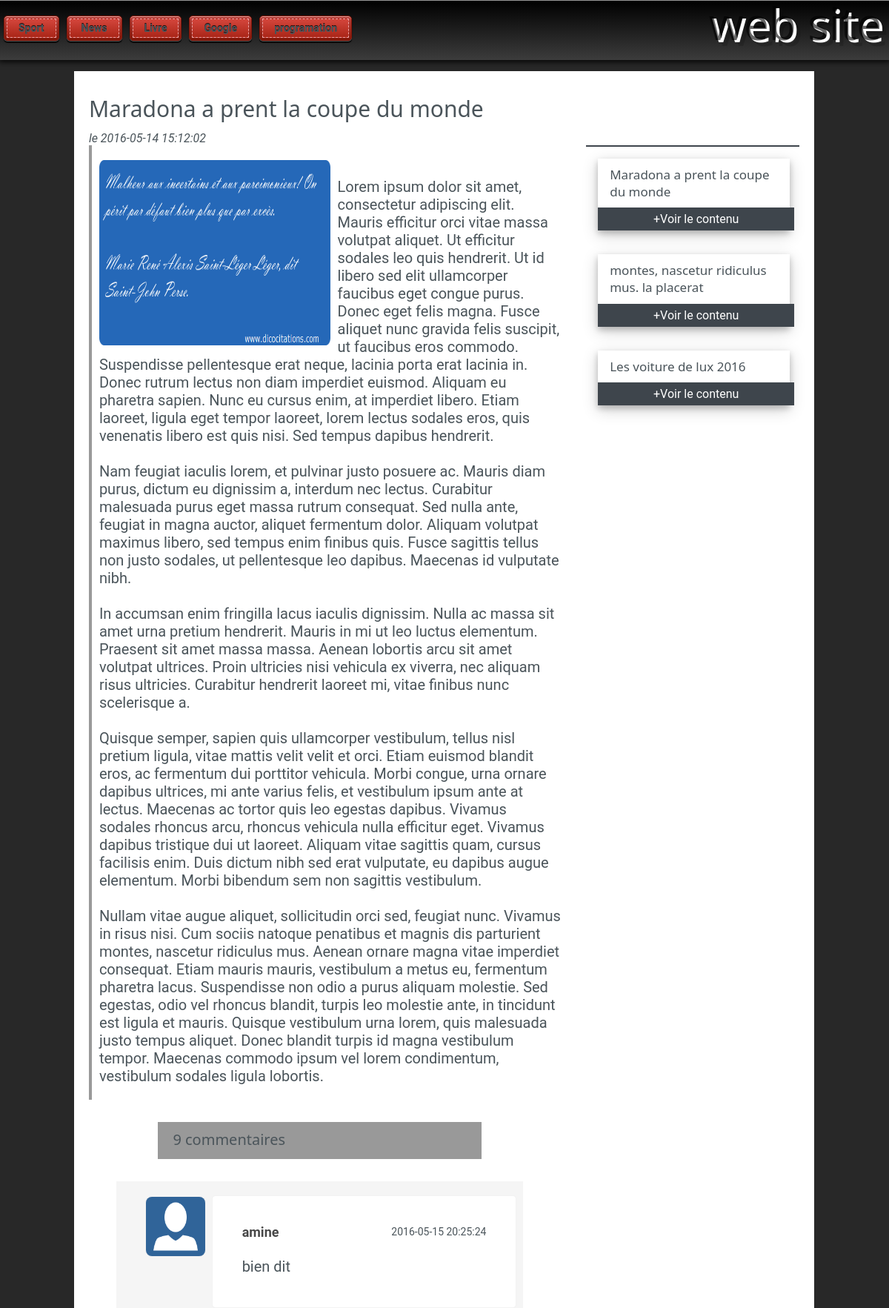
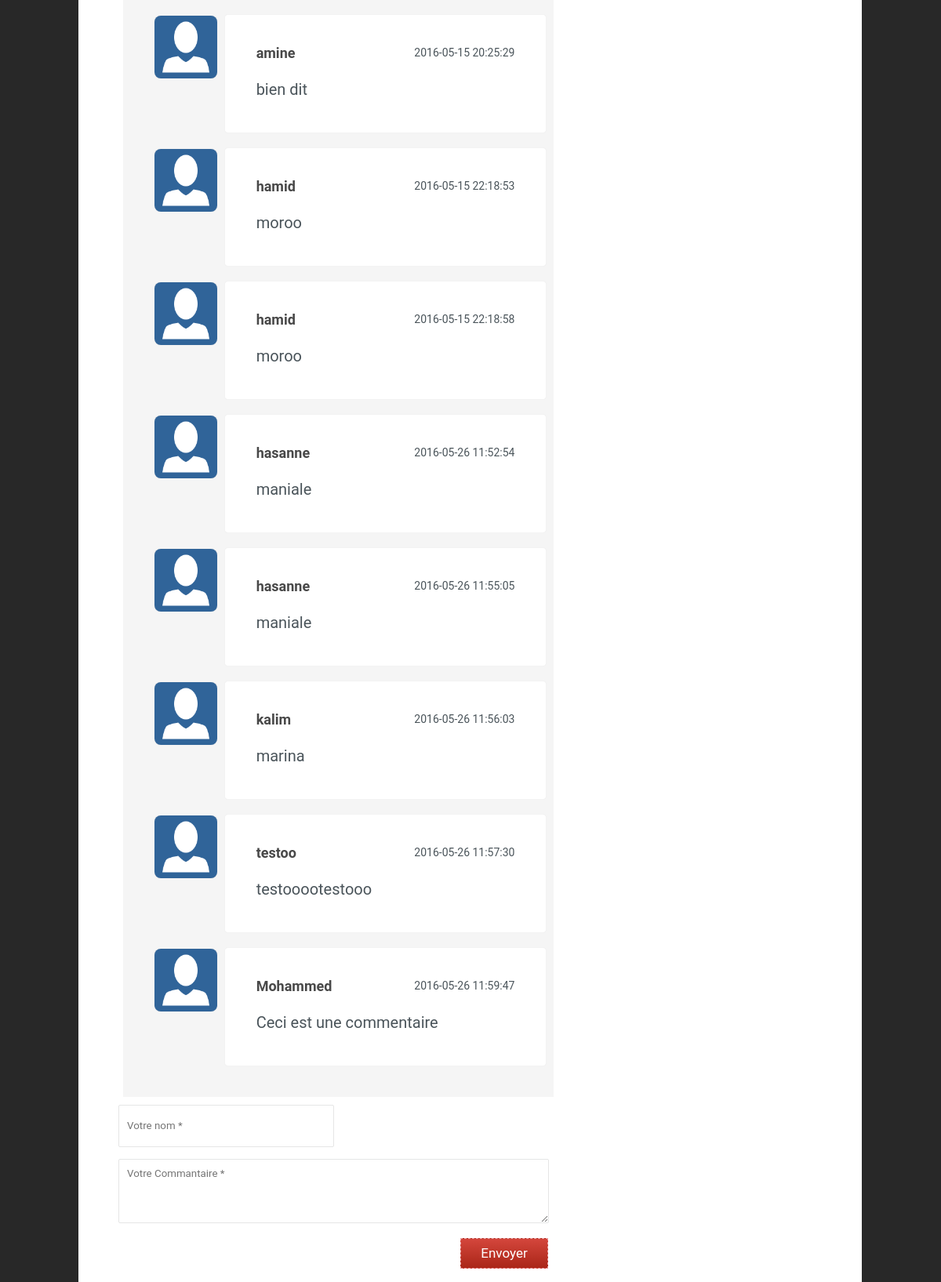
Screenshot of /index.php?p=post&idpost=1 (upper part) with the database file from the repository (2 pictures, top to bottom).
### tables this page shows
CREATE TABLE IF NOT EXISTS `categorie` (
  `id` int(11) NOT NULL AUTO_INCREMENT,
  `categorie` varchar(255) DEFAULT NULL,
  PRIMARY KEY (`id`)
);

CREATE TABLE IF NOT EXISTS `article` (
  `id` int(11) NOT NULL AUTO_INCREMENT,
  `titre` varchar(255) DEFAULT NULL,
  `contenu` text,
  `path_image` varchar(255) DEFAULT NULL,
  `date` datetime DEFAULT NULL,
  `visible` enum('0','1') DEFAULT '0',
  `idCategorie` int(11) DEFAULT NULL,
  `idAdmin` int(11) DEFAULT NULL,
  PRIMARY KEY (`id`),
  KEY `idCategorie` (`idCategorie`),
  KEY `idAdmin` (`idAdmin`)
);

CREATE TABLE IF NOT EXISTS `commentaire` (
  `id` int(11) NOT NULL AUTO_INCREMENT,
  `nom` varchar(255) DEFAULT NULL,
  `date` datetime DEFAULT NULL,
  `idArticle` int(11) DEFAULT NULL,
  `contenu` varchar(155) NOT NULL,
  PRIMARY KEY (`id`),
  KEY `idArticle` (`idArticle`)
);

### functions/Database.php (called while the page is built, shortened)
<?php
class Database{
        private $datab;
         public function __construct($username="root",$password="",$host="localhost",$dbname="blog",$option = []){
                      $dsn = 'mysql:dbname='.$dbname.';charset=utf8;host='.$host;
                       try {
                             $this->datab = new PDO($dsn, $username, $password);
                           $this->datab->setAttribute(PDO::ATTR_ERRMODE, PDO::ERRMODE_WARNING);
                        }
                        catch (PDOException $e) {
                            throw new Exception($e->getMessage());
                        }
       }
          public function getRow($query,$param = []){
          try {
          	    $stmt = $this->datab->prepare($query);
          	    $stmt->execute($param);
                return $stmt->fetch();
          } catch (PDOException $e) {
          	throw new Exception($e->getMessage());
          }
       }
       public function getRows($query,$param = []){
        try {
          	    $stmt = $this->datab->prepare($query);
          	    $stmt->execute($param);
                return $stmt->fetchAll();
          } catch (PDOException $e) {
          	throw new Exception($e->getMessage());
          }
       }
}

### pages/normal/post.php (the view, shortened to what this page needs)
<main>
<?php
   $idpost=0;
    if (isset($_GET['idpost']) && !empty($_GET['idpost'])) {
      $idpost=$_GET['idpost'];
    }
    else{
     header("location:index.php");
    }
        $sql="SELECT titre,date,contenu,path_image,idCategorie FROM article WHERE id=? and visible='1'";
        $post = $db->getRow($sql,[$idpost]);
?>
  <h2><?=$post[0]?></h2>
  <em>le <?=$post[1]?></em>
<br>
  <div class="article__contenu">
  <div class="article__contenu1">
     <img src="<?=$post[3]?>">
     <p><?=nl2br($post[2])?></p>
  </div>
 <div class="commentaire__numbre">
 <?php
      $sql2="SELECT COUNT(*) FROM commentaire WHERE idArticle=?";
       $nbrCommantaire = $db->getRow($sql2,[$idpost]);
  ?>
   <h4><?= $nbrCommantaire[0] ?> commentaires </h4>
 </div>
<div class="commentaireWA">
<?php
if ($nbrCommantaire[0] !=0) {
    $sql3="SELECT nom,date,contenu FROM commentaire WHERE idArticle=?";
    $Commantaire = $db->getRows($sql3,[$idpost]);
    for ($i=0; $i < count($Commantaire); $i++) {
 ?>
<div class="comment-body">
        <div class="comment-author vcard">
              <img alt="" src="assets/normal/images/com.png"  class="avatar " height="80" width="80" >
              <cite class="fn"><?=$Commantaire[$i][0] ?></cite> <span class="says">says:</span>
           </div>
            <div class="comment-meta commentmetadata">
             <?=$Commantaire[$i][1] ?>
          </div>
            <p><?=$Commantaire[$i][2] ?></p>
    </div>
<?php }}?>
</div>
<div class="frm_commentaire">
    <form method="post">
         <div class="row">
          <input type="text" name="Nom_Visiteur" placeholder="Votre nom *">
         </div>
          <div class="row">
           <textarea name="Comantaire_Visiteur" placeholder="Votre Commantaire *" rows="7"></textarea>
         </div>
          <div class="row">
           <input type="submit" name="btnSendCommanate" value="Envoyer" style="float: right;">
         </div>
    </form>
</div>
  </div>
<div class="article__aside_bar">
    <div class="card__container">
    <?php
        $sql4="SELECT titre,id FROM article WHERE idCategorie=? and visible='1' LIMIT 0,7";
        $Sousarticle = $db->getRows($sql4,[$post[4]]);
        for ($i=0; $i < count($Sousarticle); $i++) {
    ?>
        <div class="w3-card-4 w3-margin" >
               <header class="w3-container w3-light-grey">
                   <h3><?=$Sousarticle[$i][0];?></h3>
                </header>
                 <a  href="index.php?p=post&idpost=<?=$Sousarticle[$i][1];?>" class="w3-btn-block w3-dark-grey">+Voir le contenu</a>
        </div>
   <?php } ?>
   </div>
</div>
</main>

### index.php (shortened to what this page needs)
<?php
  $p="home";
  if(isset($_GET['p'])){
      $pages = scandir("pages/normal");
      if(in_array($_GET['p'].'.php',$pages)){
          $p=$_GET['p'];
      }else{
        $p = "error";
      }
  }
?>
 <!DOCTYPE html>
     <html>
        <head>
        <link rel="stylesheet" type="text/css" href="assets/normal/css/user.css">
        </head>
        <body>
        <?php include("body/normal/topbar.php"); ?>
        <?php include("pages/normal/".$p.".php"); ?>
        </body>
    </html>

### body/normal/topbar.php
<header>
    <nav id="admin">
        <ul>
        <?php
            include_once("functions/Database.php");
              $db = new Database();
              $cat = $db->getRows("select * from categorie");
              $row = $db->getRow("select WEBSITENAME from config");
              for ($i=0; $i < count($cat) ; $i++){
        ?>
            <li><a href="index.php?p=catigorie&idcat=<?= $cat[$i][0]; ?>"><span><?= $cat[$i][1]; ?></span></a></li>
        <?php } ?>
        </ul>
    </nav>
    <div class="logo">
            <h2><?php echo $row[0]; ?></h2>
        </div>
</header>

### rows the page displays
categorie: categorie "Sport"
categorie: categorie "News"
categorie: categorie "Livre"
categorie: categorie "Google"
categorie: categorie "programation"
article: titre "Maradona a prent la coupe du monde", date "2016-05-14 15:12:02", path_image (picture), contenu "Lorem ipsum dolor sit amet, consectetur adipiscing elit. Mauris efficitur orci vitae massa volutpat aliquet. Ut efficitur sodales leo quis hendrerit. Ut id libero sed elit ullamcorper faucibus eget congue purus. Donec eget felis magna. Fusce aliquet nunc gravida felis suscipit, ut faucibus eros commodo. Suspendisse pellentesque erat neque, lacinia porta erat lacinia in. Donec rutrum lectus non diam imperdiet euismod. Aliquam eu pharetra sapien. Nunc eu cursus enim, at imperdiet libero. Etiam laoreet, ligula eget tempor laoreet, lorem lectus sodales eros, quis venenatis libero est quis nisi. Sed tempus dapibus hendrerit. Nam feugiat iaculis lorem, et pulvinar justo posuere ac. Mauris diam…"
commentaire: nom "amine", date "2016-05-15 20:25:24", contenu "bien dit"
commentaire: nom "amine", date "2016-05-15 20:25:29", contenu "bien dit"
commentaire: nom "hamid", date "2016-05-15 22:18:53", contenu "moroo"
commentaire: nom "hamid", date "2016-05-15 22:18:58", contenu "moroo"
commentaire: nom "hasanne", date "2016-05-26 11:52:54", contenu "maniale"
commentaire: nom "hasanne", date "2016-05-26 11:55:05", contenu "maniale"
commentaire: nom "kalim", date "2016-05-26 11:56:03", contenu "marina"
commentaire: nom "testoo", date "2016-05-26 11:57:30", contenu "testooootestooo"
commentaire: nom "Mohammed", date "2016-05-26 11:59:47", contenu "Ceci est une commentaire"
article: titre "montes, nascetur ridiculus mus. la placerat"
article: titre "Les voiture de lux 2016"

### other values shown
$nbrCommantaire[0] "9"
